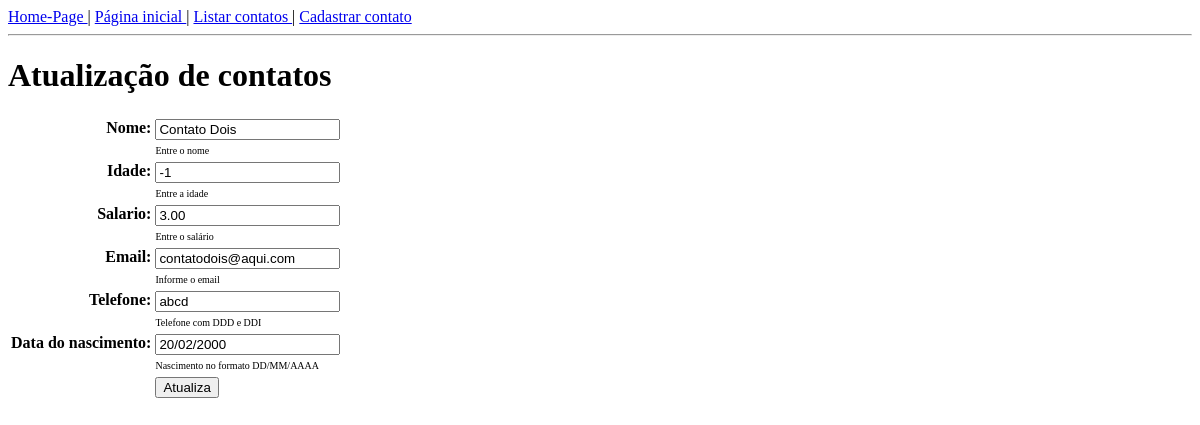
Before: /contatos/atualiza/2/ with the older database file.
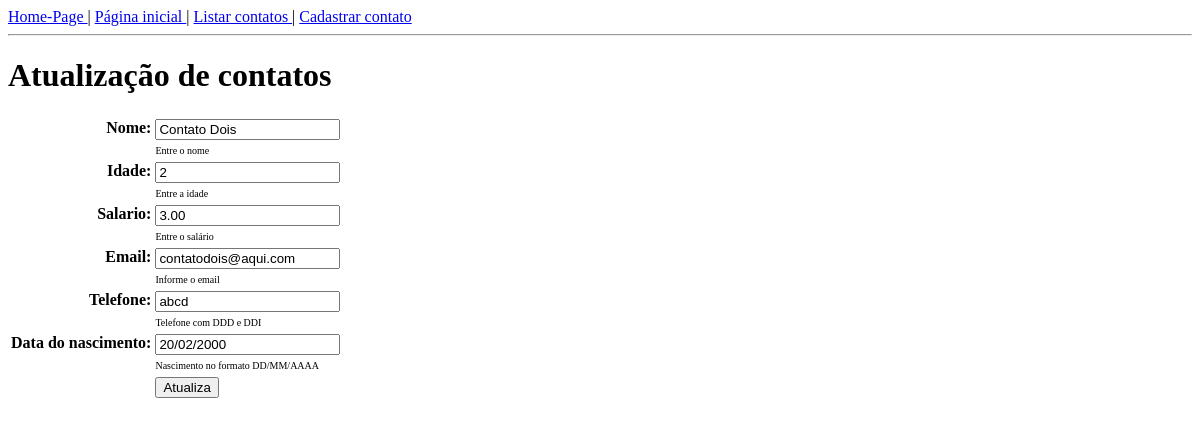
After: the same page with the newer database file.
### contatos/models.py (models this page shows, shortened)
class Pessoa(models.Model):
    id = models.AutoField(primary_key=True)
    nome = models.CharField(max_length=100, help_text='Entre o nome')
    idade = models.IntegerField(help_text='Entre a idade')
    salario = models.DecimalField(help_text='Entre o salário', decimal_places=2, max_digits=8)
    email = models.EmailField(help_text='Informe o email', max_length=254)
    telefone = models.CharField(help_text='Telefone com DDD e DDI', max_length=20)
    dtNasc = models.DateField(help_text='Nascimento no formato DD/MM/AAAA', verbose_name='Data de nascimento')

### contatos/views.py (the view, shortened to what this page needs)
# urls.py: path('atualiza/<int:pk>/', views.ContatoUpdateView.as_view(), name='atualiza-contato'),
class ContatoUpdateView(View):
    def get(self, request, pk, *args, **kwargs):
        pessoa = Pessoa.objects.get(pk=pk)
        formulario = ContatoModel2Form(instance=pessoa)
        contexto = {'pessoa': formulario, }
        return render(request, 'contatos/atualizaContato.html', contexto)

### contatos/forms.py
class ContatoModel2Form(forms.ModelForm):
    dtNasc = forms.DateField(
        input_formats=['%d/%m/%Y'],
        label='Data do nascimento',
        help_text='Nascimento no formato DD/MM/AAAA',
    )
    class Meta:
        model = Pessoa
        fields = '__all__'

### contatos/templates/contatos/atualizaContato.html (shortened to what this page needs)
{% load static %}
<!DOCTYPE html>
<html>
<head>
    <link rel="stylesheet" href="{% static 'contatos/css/estilo.css' %}">
</head>
<body>
    {% include 'contatos/links.html' %}
    <h1>Atualização de contatos</h1>
    <form method="POST" class='formulario'>
        <table>
            {{ pessoa.as_table }}
            <tr>
                <td></td>
                <td><input type="submit" value="Atualiza"></td>
            </tr>
        </table>
    </form>
  </body>
  </html>

Changed rows visible on the page:
changed Pessoa "Contato Dois": idade "-1" → "2"
